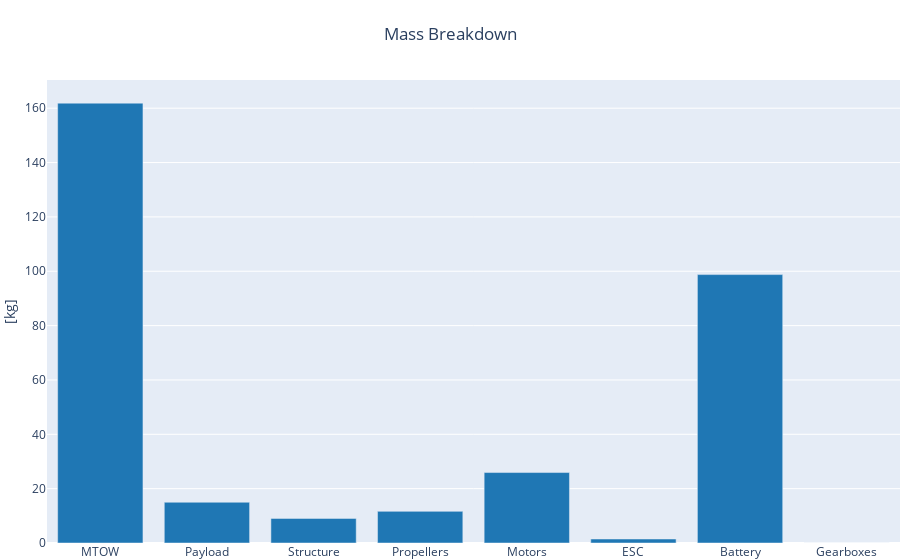

The notebook cell saved with this chart:
### Code cell
fig = mass_breakdown_bar_plot_drone(MDO_OUTPUT_FILE, name='Drone MDO')
#fig = mass_breakdown_bar_plot_drone(MDO_OUTPUT_FILE, name='Drone MDO', fig=fig)
fig.show()

### Figure 1 — Plotly figure (JSON) as saved in the notebook; plotly's stock layout.template omitted (floating-point values rounded to 4 significant figures)
{"data": [{"marker": {"color": "rgb(31, 119, 180)"}, "name": "Drone MDO", "type": "bar", "x": ["MTOW", "Payload", "Structure", "Propellers", "Motors", "ESC", "Battery", "Gearboxes"], "y": [161.9, 15, 9.044, 11.64, 25.93, 1.468, 98.77, 0]}], "layout": {"margin": {"b": 0, "l": 0, "r": 0, "t": 80}, "title": {"text": "Mass Breakdown", "x": 0.5}, "yaxis": {"title": {"text": "[kg]"}}}}
